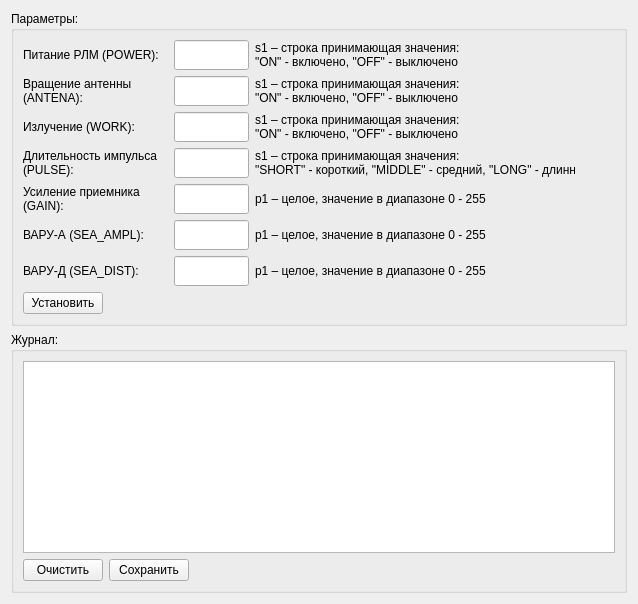
     <widget class="QWidget" name="RlmTab">
      <attribute name="title">
       <string>rlm (Состояние РЛС)</string>
      </attribute>
      <layout class="QVBoxLayout" name="verticalLayout_7">
       <item>
        <widget class="QGroupBox" name="groupBox_3">
         <property name="title">
          <string>Параметры:</string>
         </property>
         <layout class="QVBoxLayout" name="verticalLayout">
          <item>
           <layout class="QHBoxLayout" name="horizontalLayout_15">
            <item>
             <widget class="QLabel" name="label_29">
              <property name="minimumSize">
               <size>
                <width>145</width>
                <height>30</height>
               </size>
              </property>
              <property name="maximumSize">
               <size>
                <width>145</width>
                <height>30</height>
               </size>
              </property>
              <property name="text">
               <string>Питание РЛМ (POWER):</string>
              </property>
             </widget>
            </item>
            <item>
             <widget class="QLineEdit" name="lineEdit_15">
              <property name="minimumSize">
               <size>
                <width>75</width>
                <height>30</height>
               </size>
              </property>
              <property name="maximumSize">
               <size>
                <width>75</width>
                <height>30</height>
               </size>
              </property>
             </widget>
            </item>
            <item>
             <widget class="QLabel" name="label_30">
              <property name="minimumSize">
               <size>
                <width>320</width>
                <height>30</height>
               </size>
              </property>
              <property name="maximumSize">
               <size>
                <width>320</width>
                <height>30</height>
               </size>
              </property>
              <property name="text">
               <string>s1 – строка принимающая значения:
&quot;ON&quot; - включено, &quot;OFF&quot; - выключено</string>
              </property>
             </widget>
            </item>
            <item>
             <spacer name="horizontalSpacer_8">
              <property name="orientation">
               <enum>Qt::Horizontal</enum>
              </property>
              <property name="sizeHint" stdset="0">
               <size>
                <width>40</width>
                <height>20</height>
               </size>
              </property>
             </spacer>
            </item>
           </layout>
          </item>
          <item>
           <layout class="QHBoxLayout" name="horizontalLayout_16">
            <item>
             <widget class="QLabel" name="label_31">
              <property name="minimumSize">
               <size>
                <width>145</width>
                <height>30</height>
               </size>
              </property>
              <property name="maximumSize">
               <size>
                <width>145</width>
                <height>30</height>
               </size>
              </property>
              <property name="text">
               <string>Вращение антенны
(ANTENA):</string>
              </property>
             </widget>
            </item>
            <item>
             <widget class="QLineEdit" name="lineEdit_16">
              <property name="minimumSize">
               <size>
                <width>75</width>
                <height>30</height>
               </size>
              </property>
              <property name="maximumSize">
               <size>
                <width>75</width>
                <height>30</height>
               </size>
              </property>
             </widget>
            </item>
            <item>
             <widget class="QLabel" name="label_32">
              <property name="minimumSize">
               <size>
                <width>320</width>
                <height>30</height>
               </size>
              </property>
              <property name="maximumSize">
               <size>
                <width>320</width>
                <height>30</height>
               </size>
              </property>
              <property name="text">
               <string>s1 – строка принимающая значения:
&quot;ON&quot; - включено, &quot;OFF&quot; - выключено</string>
              </property>
             </widget>
            </item>
            <item>
             <spacer name="horizontalSpacer_9">
              <property name="orientation">
               <enum>Qt::Horizontal</enum>
              </property>
              <property name="sizeHint" stdset="0">
               <size>
                <width>40</width>
                <height>20</height>
               </size>
              </property>
             </spacer>
            </item>
           </layout>
          </item>
          <item>
           <layout class="QHBoxLayout" name="horizontalLayout_17">
            <item>
             <widget class="QLabel" name="label_33">
              <property name="minimumSize">
               <size>
                <width>145</width>
                <height>30</height>
               </size>
              </property>
              <property name="maximumSize">
               <size>
                <width>145</width>
                <height>30</height>
               </size>
              </property>
              <property name="text">
               <string>Излучение (WORK):</string>
              </property>
             </widget>
            </item>
            <item>
             <widget class="QLineEdit" name="lineEdit_17">
              <property name="minimumSize">
               <size>
                <width>75</width>
                <height>30</height>
               </size>
              </property>
              <property name="maximumSize">
               <size>
                <width>75</width>
                <height>30</height>
               </size>
              </property>
             </widget>
            </item>
            <item>
             <widget class="QLabel" name="label_34">
              <property name="minimumSize">
               <size>
                <width>320</width>
                <height>30</height>
               </size>
              </property>
              <property name="maximumSize">
               <size>
                <width>320</width>
                <height>30</height>
               </size>
              </property>
              <property name="text">
               <string>s1 – строка принимающая значения:
&quot;ON&quot; - включено, &quot;OFF&quot; - выключено</string>
              </property>
             </widget>
            </item>
            <item>
             <spacer name="horizontalSpacer_10">
              <property name="orientation">
               <enum>Qt::Horizontal</enum>
              </property>
              <property name="sizeHint" stdset="0">
               <size>
                <width>40</width>
                <height>20</height>
               </size>
              </property>
             </spacer>
            </item>
           </layout>
          </item>
          <item>
           <layout class="QHBoxLayout" name="horizontalLayout_18">
            <item>
             <widget class="QLabel" name="label_35">
              <property name="minimumSize">
               <size>
                <width>145</width>
                <height>30</height>
               </size>
              </property>
              <property name="maximumSize">
               <size>
                <width>145</width>
                <height>30</height>
               </size>
              </property>
              <property name="text">
               <string>Длительность импульса
(PULSE):</string>
              </property>
             </widget>
            </item>
            <item>
             <widget class="QLineEdit" name="lineEdit_18">
              <property name="minimumSize">
               <size>
                <width>75</width>
                <height>30</height>
               </size>
              </property>
              <property name="maximumSize">
               <size>
                <width>75</width>
                <height>30</height>
               </size>
              </property>
             </widget>
            </item>
            <item>
             <widget class="QLabel" name="label_36">
              <property name="minimumSize">
               <size>
                <width>320</width>
                <height>30</height>
               </size>
              </property>
              <property name="maximumSize">
               <size>
                <width>320</width>
                <height>30</height>
               </size>
              </property>
              <property name="text">
               <string>s1 – строка принимающая значения:
&quot;SHORT&quot; - короткий, &quot;MIDDLE&quot; - средний, &quot;LONG&quot; - длинный</string>
              </property>
             </widget>
            </item>
            <item>
             <spacer name="horizontalSpacer_11">
              <property name="orientation">
               <enum>Qt::Horizontal</enum>
              </property>
              <property name="sizeHint" stdset="0">
               <size>
                <width>40</width>
                <height>20</height>
               </size>
              </property>
             </spacer>
            </item>
           </layout>
          </item>
          <item>
           <layout class="QHBoxLayout" name="horizontalLayout_19">
            <item>
             <widget class="QLabel" name="label_37">
              <property name="minimumSize">
               <size>
                <width>145</width>
                <height>30</height>
               </size>
              </property>
              <property name="maximumSize">
               <size>
                <width>145</width>
                <height>30</height>
               </size>
              </property>
              <property name="text">
               <string>Усиление приемника
(GAIN):</string>
              </property>
             </widget>
            </item>
            <item>
             <widget class="QLineEdit" name="lineEdit_19">
              <property name="minimumSize">
               <size>
                <width>75</width>
                <height>30</height>
               </size>
              </property>
              <property name="maximumSize">
               <size>
                <width>75</width>
                <height>30</height>
               </size>
              </property>
             </widget>
            </item>
            <item>
             <widget class="QLabel" name="label_38">
              <property name="minimumSize">
               <size>
                <width>320</width>
                <height>30</height>
               </size>
              </property>
              <property name="maximumSize">
               <size>
                <width>320</width>
                <height>30</height>
               </size>
              </property>
              <property name="text">
               <string>p1 – целое, значение в диапазоне 0 - 255</string>
              </property>
             </widget>
            </item>
            <item>
             <spacer name="horizontalSpacer_12">
              <property name="orientation">
               <enum>Qt::Horizontal</enum>
              </property>
              <property name="sizeHint" stdset="0">
               <size>
                <width>40</width>
                <height>20</height>
               </size>
              </property>
             </spacer>
            </item>
           </layout>
          </item>
          <item>
           <layout class="QHBoxLayout" name="horizontalLayout_20">
            <item>
             <widget class="QLabel" name="label_39">
              <property name="minimumSize">
               <size>
                <width>145</width>
                <height>30</height>
               </size>
              </property>
              <property name="maximumSize">
               <size>
                <width>145</width>
                <height>30</height>
               </size>
              </property>
              <property name="text">
               <string>ВАРУ-А (SEA_AMPL):</string>
              </property>
             </widget>
            </item>
            <item>
             <widget class="QLineEdit" name="lineEdit_20">
              <property name="minimumSize">
               <size>
                <width>75</width>
                <height>30</height>
               </size>
              </property>
              <property name="maximumSize">
               <size>
                <width>75</width>
                <height>30</height>
               </size>
              </property>
             </widget>
            </item>
            <item>
             <widget class="QLabel" name="label_40">
              <property name="minimumSize">
               <size>
                <width>320</width>
                <height>30</height>
               </size>
              </property>
              <property name="maximumSize">
               <size>
                <width>320</width>
                <height>30</height>
               </size>
              </property>
              <property name="text">
               <string>p1 – целое, значение в диапазоне 0 - 255</string>
              </property>
             </widget>
            </item>
            <item>
             <spacer name="horizontalSpacer_13">
              <property name="orientation">
               <enum>Qt::Horizontal</enum>
              </property>
              <property name="sizeHint" stdset="0">
               <size>
                <width>40</width>
                <height>20</height>
               </size>
              </property>
             </spacer>
            </item>
           </layout>
          </item>
          <item>
           <layout class="QHBoxLayout" name="horizontalLayout_21">
            <item>
             <widget class="QLabel" name="label_41">
              <property name="minimumSize">
               <size>
                <width>145</width>
                <height>30</height>
               </size>
              </property>
              <property name="maximumSize">
               <size>
                <width>145</width>
                <height>30</height>
               </size>
              </property>
              <property name="text">
               <string>ВАРУ-Д (SEA_DIST):</string>
              </property>
             </widget>
            </item>
            <item>
             <widget class="QLineEdit" name="lineEdit_21">
              <property name="minimumSize">
               <size>
                <width>75</width>
                <height>30</height>
               </size>
              </property>
              <property name="maximumSize">
               <size>
                <width>75</width>
                <height>30</height>
               </size>
              </property>
             </widget>
            </item>
            <item>
             <widget class="QLabel" name="label_42">
              <property name="minimumSize">
               <size>
                <width>320</width>
                <height>30</height>
               </size>
              </property>
              <property name="maximumSize">
               <size>
                <width>320</width>
                <height>30</height>
               </size>
              </property>
              <property name="text">
               <string>p1 – целое, значение в диапазоне 0 - 255</string>
              </property>
             </widget>
            </item>
            <item>
             <spacer name="horizontalSpacer_14">
              <property name="orientation">
               <enum>Qt::Horizontal</enum>
              </property>
              <property name="sizeHint" stdset="0">
               <size>
                <width>40</width>
                <height>20</height>
               </size>
              </property>
             </spacer>
            </item>
           </layout>
          </item>
          <item>
           <layout class="QHBoxLayout" name="horizontalLayout_23">
            <item>
             <widget class="QPushButton" name="pushButton_3">
              <property name="text">
               <string>Установить</string>
              </property>
             </widget>
            </item>
            <item>
             <spacer name="horizontalSpacer_16">
              <property name="orientation">
               <enum>Qt::Horizontal</enum>
              </property>
              <property name="sizeHint" stdset="0">
               <size>
                <width>40</width>
                <height>20</height>
               </size>
              </property>
             </spacer>
            </item>
           </layout>
          </item>
         </layout>
        </widget>
       </item>
       <item>
        <widget class="QGroupBox" name="groupBox_4">
         <property name="title">
          <string>Журнал:</string>
         </property>
         <layout class="QVBoxLayout" name="verticalLayout_6">
          <item>
           <widget class="QTextEdit" name="textEdit_2"/>
          </item>
          <item>
           <layout class="QHBoxLayout" name="horizontalLayout_22">
            <item>
             <widget class="QPushButton" name="pushButton">
              <property name="text">
               <string>Очистить</string>
              </property>
             </widget>
            </item>
            <item>
             <widget class="QPushButton" name="pushButton_2">
              <property name="text">
               <string>Сохранить</string>
              </property>
             </widget>
            </item>
            <item>
             <spacer name="horizontalSpacer_15">
              <property name="orientation">
               <enum>Qt::Horizontal</enum>
              </property>
              <property name="sizeHint" stdset="0">
               <size>
                <width>40</width>
                <height>20</height>
               </size>
              </property>
             </spacer>
            </item>
           </layout>
          </item>
         </layout>
        </widget>
       </item>
      </layout>
     </widget>
